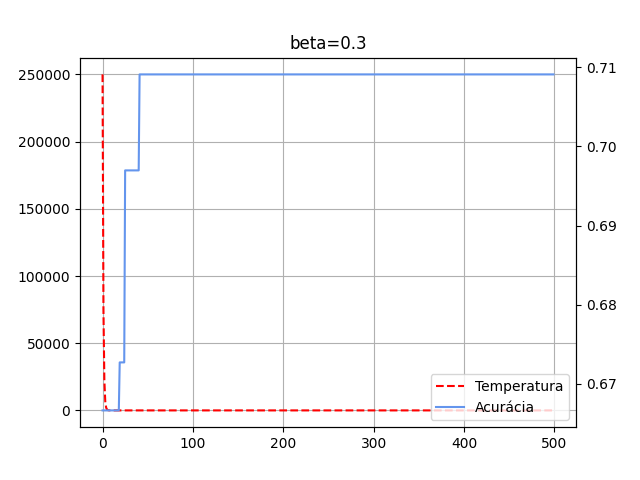
#> input picture plots/sa_t1_03_250000_pic.png, 640 x 480 px
$ python image_concat.py
#> lines starting #> are read from the running program, lines starting #| are printed output that depends on the picture
import cv2
import numpy as np


def main():
    im1 = cv2.imread('plots/sa_t1_03_250000_pic.png')
#> im1 is the input picture: shape (480, 640, 3); mean B, G, R 248.9, 248.5, 249
    im2 = cv2.imread('plots/sa_t1_06_250000_pic.png')
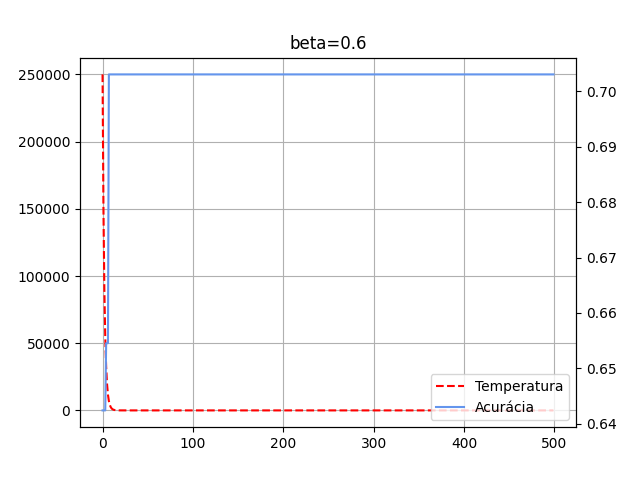
#> input picture plots/sa_t1_06_250000_pic.png, 640 x 480 px
#> im2 is the input picture: shape (480, 640, 3); mean B, G, R 248.8, 248.3, 248.8

    im_h = cv2.hconcat([im1, im2])

    cv2.imwrite('plots/sa_t1_concat_2.png', im_h)

    im1 = cv2.imread('plots/sa_t2_03_2000_pic.png')
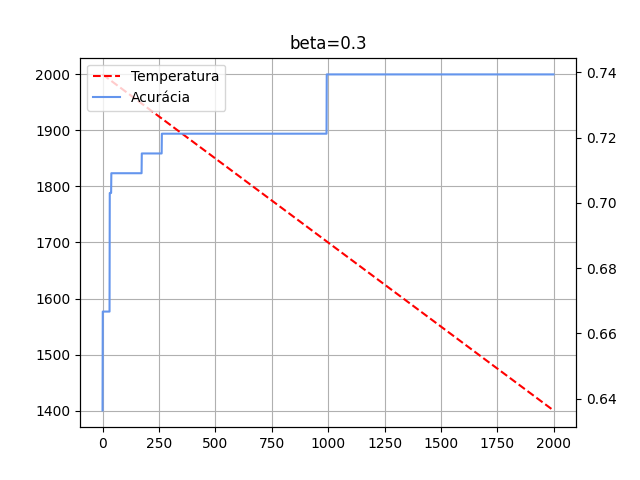
#> input picture plots/sa_t2_03_2000_pic.png, 640 x 480 px
#> im1 is the input picture: shape (480, 640, 3); mean B, G, R 248.2, 247.7, 248.1
    im2 = cv2.imread('plots/sa_t2_06_2000_pic.png')
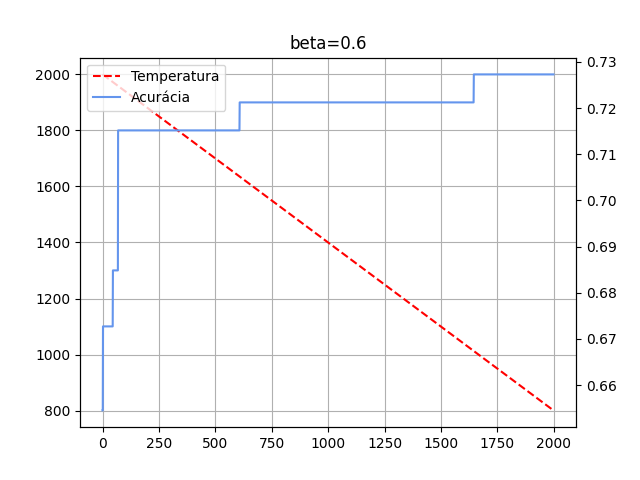
#> input picture plots/sa_t2_06_2000_pic.png, 640 x 480 px
#> im2 is the input picture: shape (480, 640, 3); mean B, G, R 248.1, 247.6, 248

    im_h = cv2.hconcat([im1, im2])
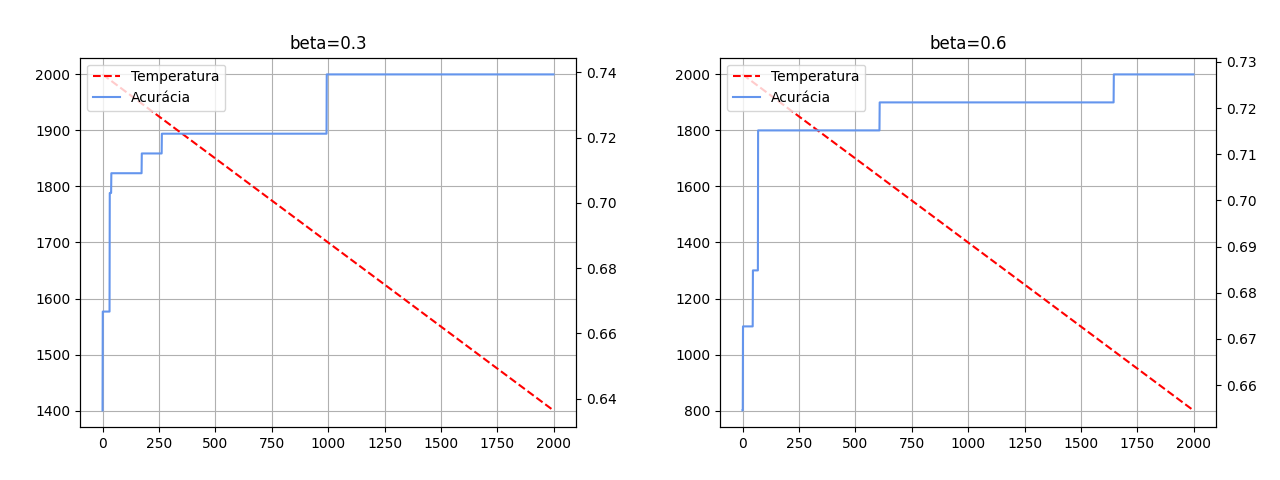
#> im_h: shape (480, 1280, 3); mean B, G, R 248.2, 247.7, 248.1

    cv2.imwrite('plots/sa_t2_concat_2.png', im_h)

    im1 = cv2.imread('plots/sa_t3_20_10_pic.png')
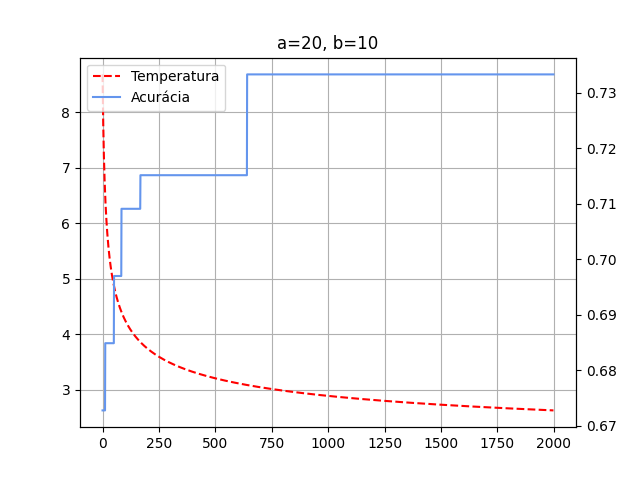
#> input picture plots/sa_t3_20_10_pic.png, 640 x 480 px
#> im1 is the input picture: shape (480, 640, 3); mean B, G, R 248.5, 248, 248.6
    im2 = cv2.imread('plots/sa_t3_200_100_pic.png')
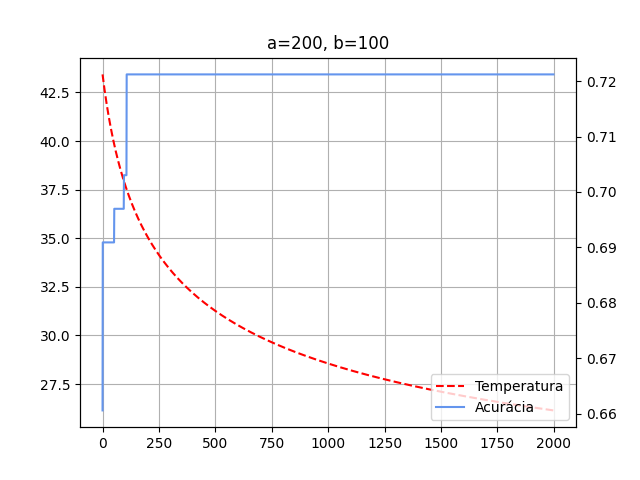
#> input picture plots/sa_t3_200_100_pic.png, 640 x 480 px
#> im2 is the input picture: shape (480, 640, 3); mean B, G, R 248.2, 247.7, 248.1

    im_h = cv2.hconcat([im1, im2])
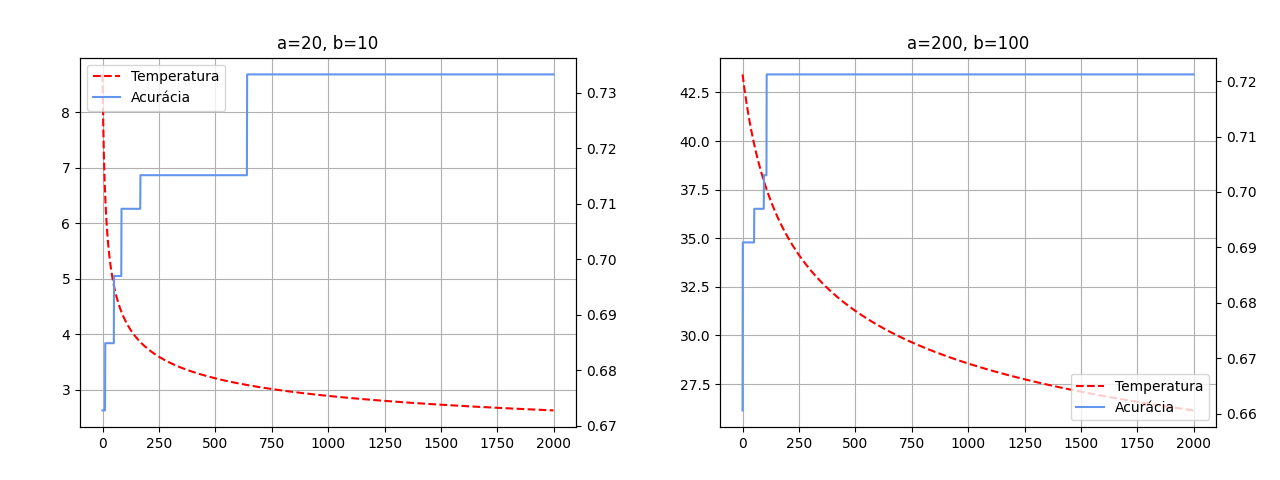
#> im_h: shape (480, 1280, 3); mean B, G, R 248.3, 247.8, 248.3

    cv2.imwrite('plots/sa_t3_concat_2.png', im_h)

if __name__ == '__main__':
    main()
